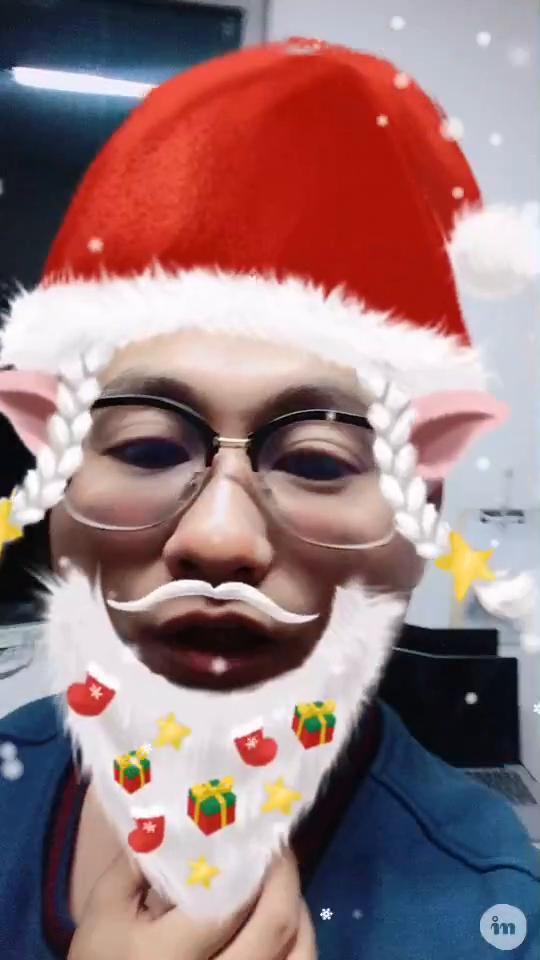
#> input picture frame 8 of opencv-playground/videos/christmas.mp4, 540 x 960 px
$ jupyter execute 5.video.ipynb
#> lines starting #> are read from the running program, lines starting #| are printed output that depends on the picture
## 数据读取 - 视频
- cv2.VideoCapture可以捕捉摄像头，用数字来控制不同的设备，例如0，1
- 如果是视频文件，则需要指定好路径即可

[cell 1]
import cv2 as cv
import numpy as np

[cell 2]
# 从视频文件中读取数据
cap = cv.VideoCapture('./videos/christmas.mp4')
# 视频每秒传输帧数
fps = cap.get(cv.CAP_PROP_FPS)
# 宽度和长度
frame_width = int(cap.get(cv.CAP_PROP_FRAME_WIDTH))
frame_height = int(cap.get(cv.CAP_PROP_FRAME_HEIGHT))

print(fps)
print(frame_width, frame_height)

[cell 3]
while(True):
    ret, frame = cap.read()
#> frame is the input picture: shape (960, 540, 3); mean B, G, R 122.8, 120.5, 151.1
    if ret != True:
        break

    cv.imshow('frame', frame)
    if cv.waitKey(25) & 0xff == ord('q'):
#> (key q is pressed here)
        break

cap.release()
cv.destroyAllWindows()

[cell 4]
# 从摄像头获取图像数据
cap = cv.VideoCapture(0)

while(True):
    ret, frame = cap.read() # ret 读取成功或者失败True or False， Frame图像内容
    gray = cv.cvtColor(frame, cv.COLOR_BGR2GRAY)
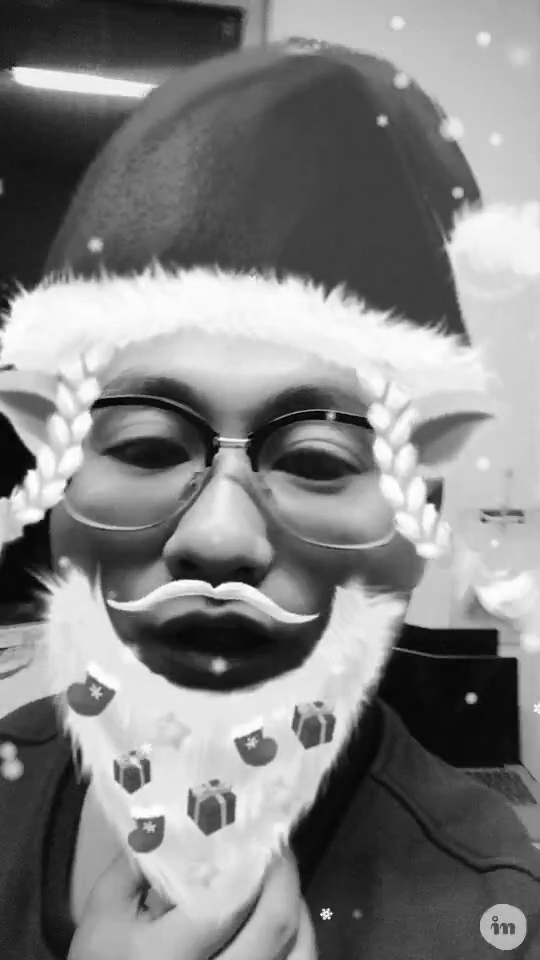
#> gray: shape (960, 540); min 0, max 255, mean 129.9
    cv.imshow('frame', gray)
    # waitKey ms, 返回值为当前键盘所按值，ord返回对应的ascii数值
    if cv.waitKey(1) & 0xff == ord('q'):
#> (key q is pressed here)
        break

cap.release()
cv.destroyAllWindows()

## 视频写入

[cell 5]
cap = cv.VideoCapture('./videos/christmas.mp4')
fps = cap.get(cv.CAP_PROP_FPS)
frame_width = int(cap.get(cv.CAP_PROP_FRAME_WIDTH))
frame_height = int(cap.get(cv.CAP_PROP_FRAME_HEIGHT))

print(fps)
print(frame_width, frame_height)

[cell 6]
fourcc = cv.VideoWriter_fourcc(*'XVID')
out = cv.VideoWriter('./videos/output.avi', fourcc, fps, (frame_width, frame_height))

while(True):
    ret, frame = cap.read()
    if ret == True:
        # 水平翻转
        frame = cv.flip(frame, 1)
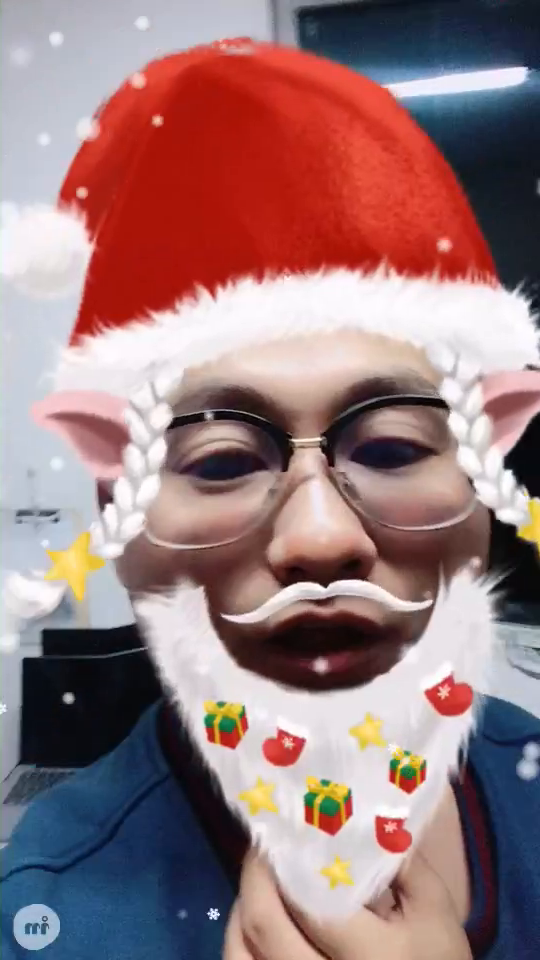
#> frame: shape (960, 540, 3); mean B, G, R 122.8, 120.5, 151.1
        out.write(frame)
        cv.imshow('frame', frame)
        if cv.waitKey(25) & 0xff == ord('q'):
#> (key q is pressed here)
            break
    else:
        break

out.release()
cap.release()
cv.destroyAllWindows()

$ run again, starting later in the video
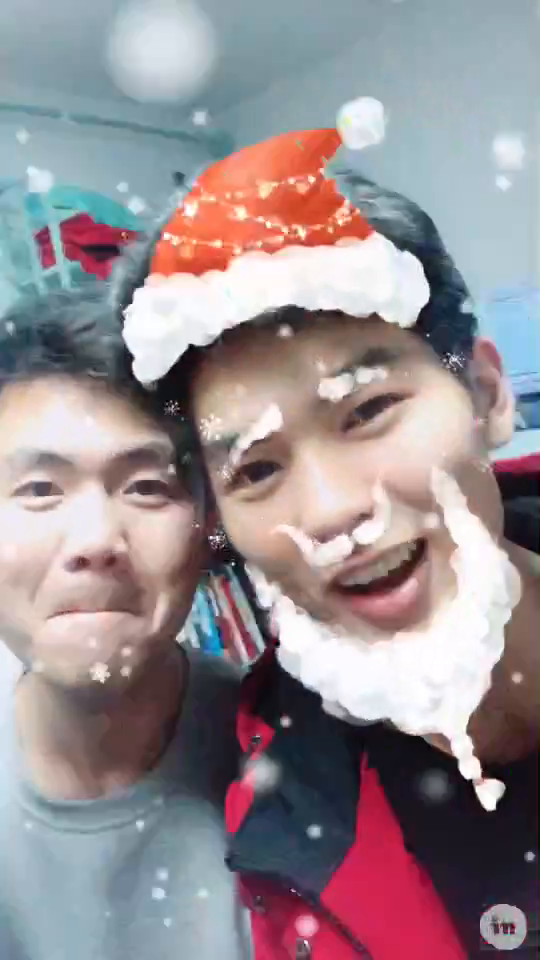
#> input picture frame 37 of opencv-playground/videos/christmas.mp4, 540 x 960 px
#> frame is the input picture: shape (960, 540, 3); mean B, G, R 146, 141.2, 151.8
#> `gray = cv.cvtColor(frame, cv.COLOR_BGR2GRAY)`:
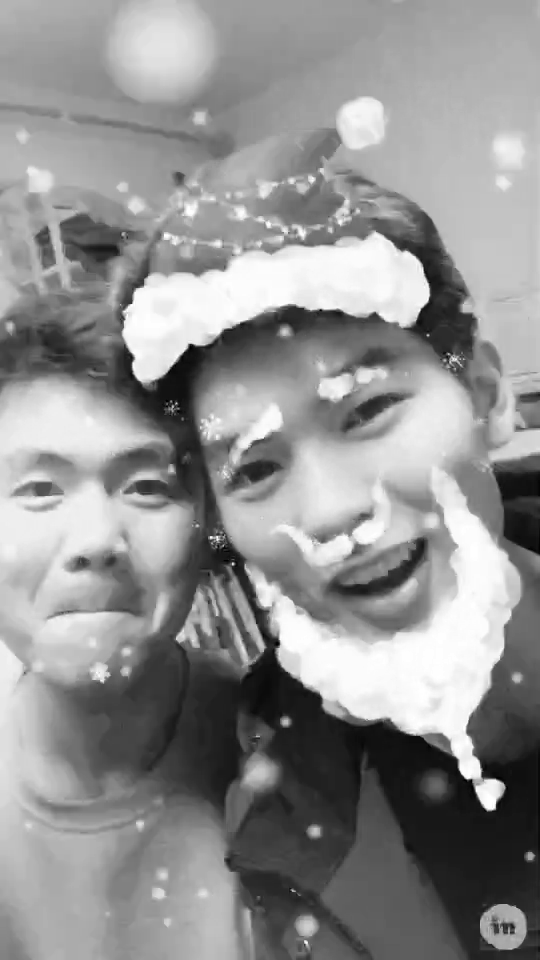
#> gray: shape (960, 540); min 0, max 255, mean 144.9
#> `frame = cv.flip(frame, 1)`:
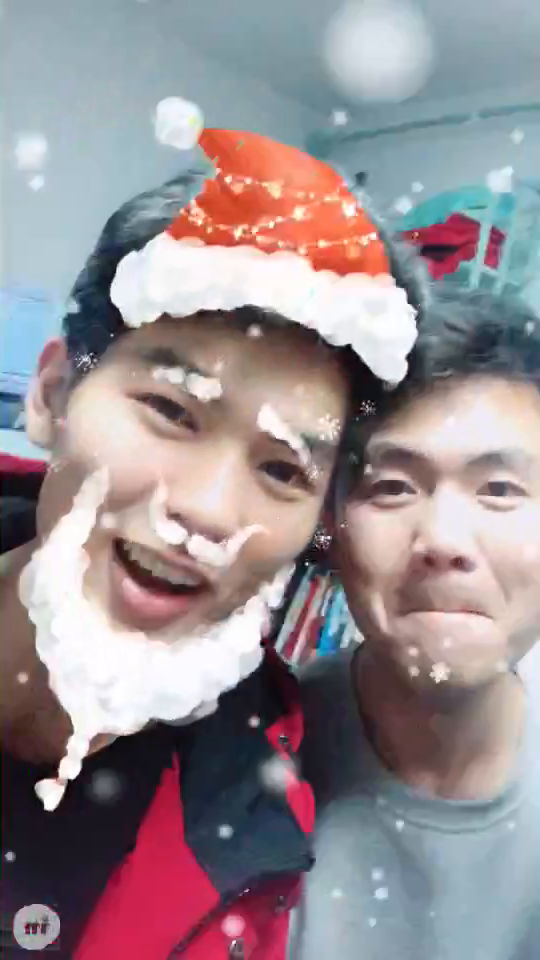
#> frame: shape (960, 540, 3); mean B, G, R 146, 141.2, 151.8

$ run again, starting later in the video
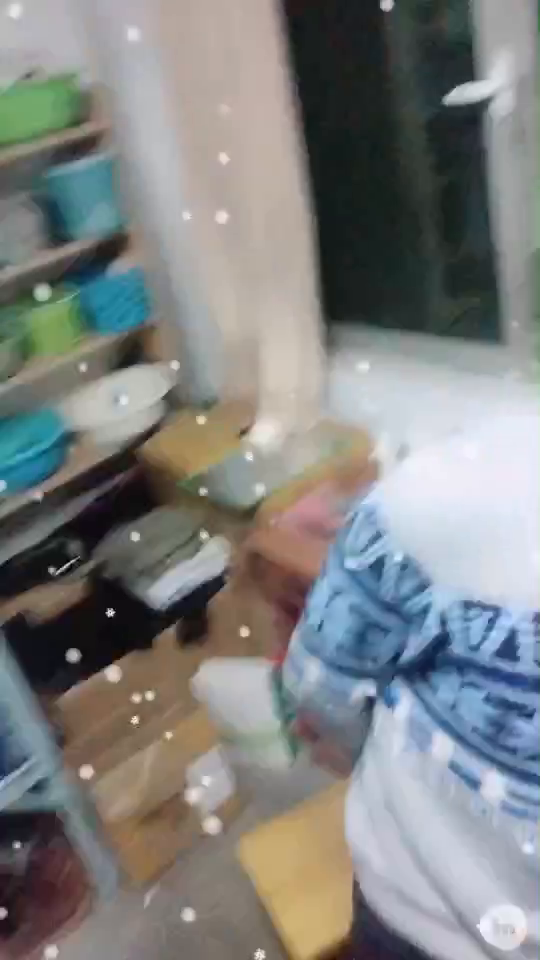
#> input picture frame 66 of opencv-playground/videos/christmas.mp4, 540 x 960 px
#> frame is the input picture: shape (960, 540, 3); mean B, G, R 128.4, 129.4, 127.5
#> `gray = cv.cvtColor(frame, cv.COLOR_BGR2GRAY)`:
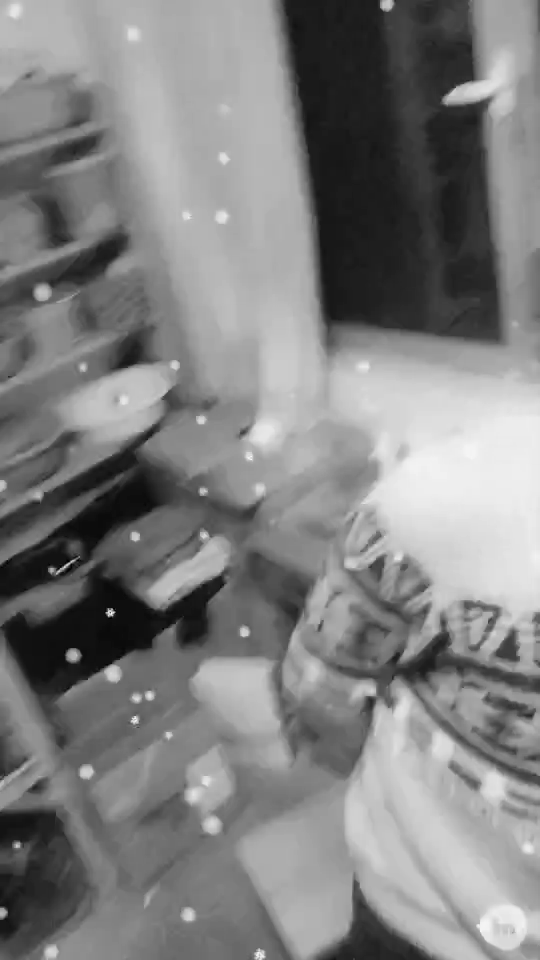
#> gray: shape (960, 540); min 0, max 254, mean 128.7
#> `frame = cv.flip(frame, 1)`:
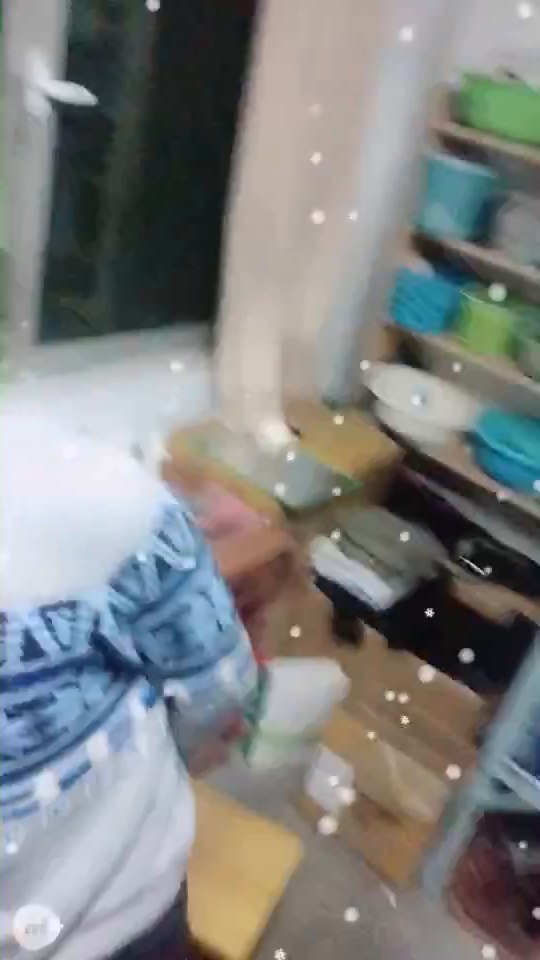
#> frame: shape (960, 540, 3); mean B, G, R 128.4, 129.4, 127.5
